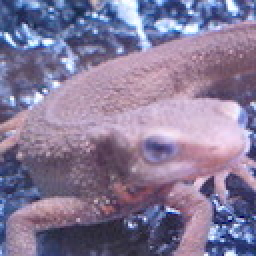
//> input picture OpenCV/data/imori.jpg, 128 x 128 px (shown 2 times larger)
$ ./fourier_transform   (built with g++ and OpenCV 4)
//> lines starting //> are read from the running program, lines starting //| are printed output that depends on the picture
#include <opencv2/core.hpp>
#include <opencv2/highgui.hpp>
#include <opencv2/imgproc.hpp>
#include <iostream>
#include <complex>
#include <cmath>

const int height = 128, width = 128;

struct fourier_str{
    std::complex<double> coef[height][width];
};

fourier_str dft(cv::Mat img, fourier_str fourier_s)
{
    double I;
    double theta;
    std::complex<double> val;

    for (int l = 0; l < height; l++){
        for (int k = 0; k < width; k++){
            val.real(0);
            val.imag(0);

            for (int y = 0; y < height; y++){
                for (int x = 0; x < width; x++){
                    I = (double)img.at<uchar>(y, x);
                    theta = -2 * M_PI * ((double)k * (double)x / width + (double)l * (double)y/ height);
                    val += std::complex<double>(cos(theta), sin(theta)) * I;
                }
            }

            val /= sqrt(height * width);
            std::cout << "dft: "<< val << '\n';
            fourier_s.coef[l][k] = val;
        }
    }
    return fourier_s;
}

cv::Mat idft(cv::Mat out, fourier_str fourier_s)
{
    double theta;
    double g;
    std::complex<double> G;
    std::complex<double> val;

    for (int y = 0; y < height; y++){
        for (int x = 0; x < width; x++){
            val.real(0);
            val.imag(0);

            for (int l = 0; l < height; l++){
                for (int k = 0; k < width; k++){
                    G = fourier_s.coef[l][k];
                    theta = 2 * M_PI * (((double)k*x / width) + ((double)l*y) / height);
                    val +=  std::complex<double>(cos(theta), sin(theta)) * G;
                }
            }

            g = std::abs(val) / sqrt(height * width);
            out.at<uchar>(y, x) = (uchar)g;
            std::cout << "(" << y << ", " << x << ") : " << g << '\n';
        }
    }

    return out;
}

int main()
{
    cv::Mat img = cv::imread("data/imori.jpg", cv::IMREAD_COLOR);
//> img is the input picture: 128 rows x 128 cols, CV_8UC3; mean B, G, R 152.8, 121.8, 134.1
    fourier_str fourier_s;

    cv::Mat out = cv::Mat::zeros(height, width, CV_8UC1);

    cv::Mat gray;
    cv::cvtColor(img, gray, cv::COLOR_BGR2GRAY);
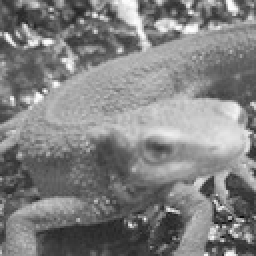
//> gray: 128 rows x 128 cols, CV_8UC1 (shown 2 times larger); min 11, max 254, mean 129

    fourier_s = dft(gray, fourier_s);
//> the loop in dft, `for (int l = 0; l < height; l++)` made 128 passes
//> theta on passes 1 to 12: -791.7, -798, -804.2, -810.4, -816.7, -822.9, -829.1, -835.4, -841.6, -847.8, -854.1, -860.3
//> after the loop in dft, `for (int l = 0; l < height; l++)`: I = 66; theta = -1583.5

    out = idft(out, fourier_s);
//> the loop in idft, `for (int y = 0; y < height; y++)` made 128 passes
//> (theta, g) on passes 1 to 12: (791.7, 122), (798, 109), (804.2, 104), (810.4, 92), (816.7, 75), (822.9, 94), (829.1, 88), (835.4, 105), (841.6, 141), (847.8, 150), (854.1, 169), (860.3, 173)
//> after the loop in idft, `for (int y = 0; y < height; y++)`: theta = 1583.5; g = 66

    // spectral density
    cv::Mat spect_img = cv::Mat::zeros(height, width, CV_8UC1);
    for (int y = 0; y < height; y++){
        for (int x = 0; x < width; x++){
            int magnitute = std::abs(fourier_s.coef[y][x]);
            spect_img.at<uchar>(y, x) = magnitute;
            std::cout << "spect_img : " << magnitute << '\n';
        }
    }
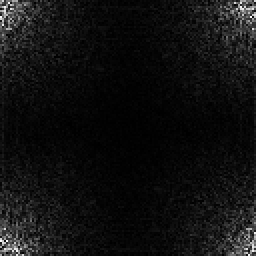
//> spect_img: 128 rows x 128 cols, CV_8UC1 (shown 2 times larger); min 0, max 255, mean 16.5

    cv::imshow("answer", out);
    cv::imshow("spect_img", spect_img);
    cv::waitKey(0);
    cv::destroyAllWindows();
    return 0;
}

$ run again, with OpenCV/data/eyes1.jpg copied over OpenCV/data/imori.jpg
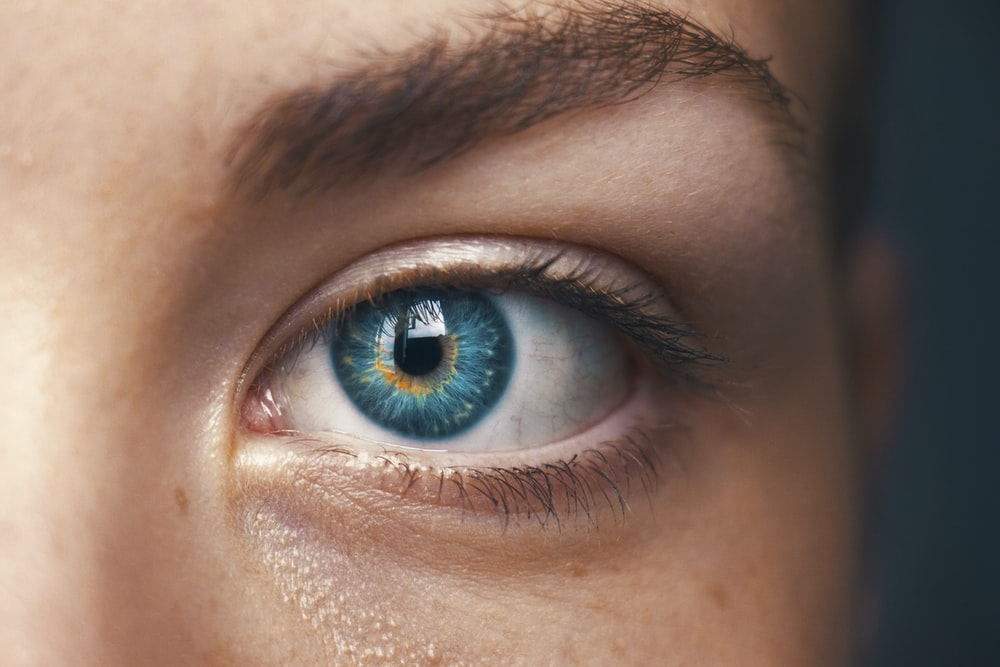
//> input picture OpenCV/data/eyes1.jpg, 1000 x 667 px
//> img is the input picture: 667 rows x 1000 cols, CV_8UC3; mean B, G, R 98.2, 110.2, 132.3
//> the loop in dft, `for (int l = 0; l < height; l++)` made 128 passes
//> theta on passes 1 to 8: -791.7, -798, -804.2, -810.4, -816.7, -822.9, -829.1, -835.4
//> after the loop in dft, `for (int l = 0; l < height; l++)`: I = 175; theta = -1583.5
//> the loop in idft, `for (int y = 0; y < height; y++)` made 128 passes
//> (theta, g) on passes 1 to 8: (791.7, 203), (798, 202), (804.2, 202), (810.4, 201), (816.7, 201), (822.9, 202), (829.1, 202), (835.4, 203)
//> after the loop in idft, `for (int y = 0; y < height; y++)`:
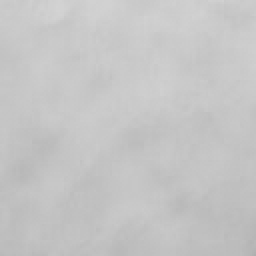
//> out: 128 rows x 128 cols, CV_8UC1 (shown 2 times larger); min 175, max 211, mean 196.9
//> after the loop in idft, `for (int y = 0; y < height; y++)`: theta = 1583.5; g = 175
//> after the loop `for (int y = 0; y < height; y++)`:
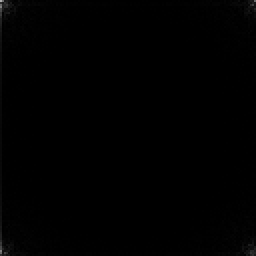
//> spect_img: 128 rows x 128 cols, CV_8UC1 (shown 2 times larger); min 0, max 174, mean 0.6

$ run again, with OpenCV/data/eyes2.jpg copied over OpenCV/data/imori.jpg
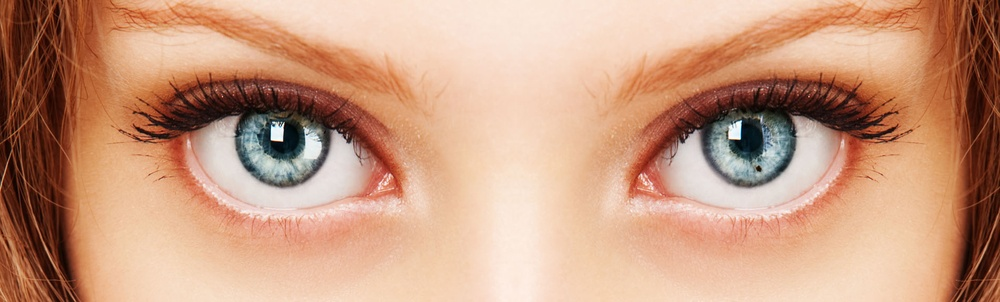
//> input picture OpenCV/data/eyes2.jpg, 1000 x 302 px, shrunk from 1903 x 575 before the run
//> img is the input picture: 302 rows x 1000 cols, CV_8UC3; mean B, G, R 129, 155.4, 201.3
//> the loop in dft, `for (int l = 0; l < height; l++)` made 128 passes
//> theta on passes 1 to 8: -791.7, -798, -804.2, -810.4, -816.7, -822.9, -829.1, -835.4
//> after the loop in dft, `for (int l = 0; l < height; l++)`: I = 152; theta = -1583.5
//> the loop in idft, `for (int y = 0; y < height; y++)` made 128 passes
//> (theta, g) on passes 1 to 8: (791.7, 171), (798, 169), (804.2, 174), (810.4, 171), (816.7, 168), (822.9, 170), (829.1, 173), (835.4, 154)
//> after the loop in idft, `for (int y = 0; y < height; y++)`:
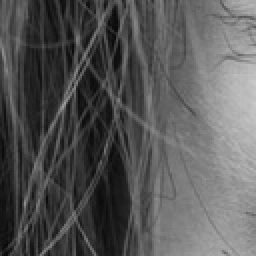
//> out: 128 rows x 128 cols, CV_8UC1 (shown 2 times larger); min 8, max 202, mean 87.6
//> after the loop in idft, `for (int y = 0; y < height; y++)`: theta = 1583.5; g = 152
//> after the loop `for (int y = 0; y < height; y++)`:
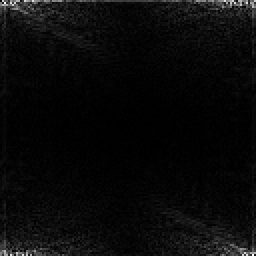
//> spect_img: 128 rows x 128 cols, CV_8UC1 (shown 2 times larger); min 0, max 253, mean 9.6
